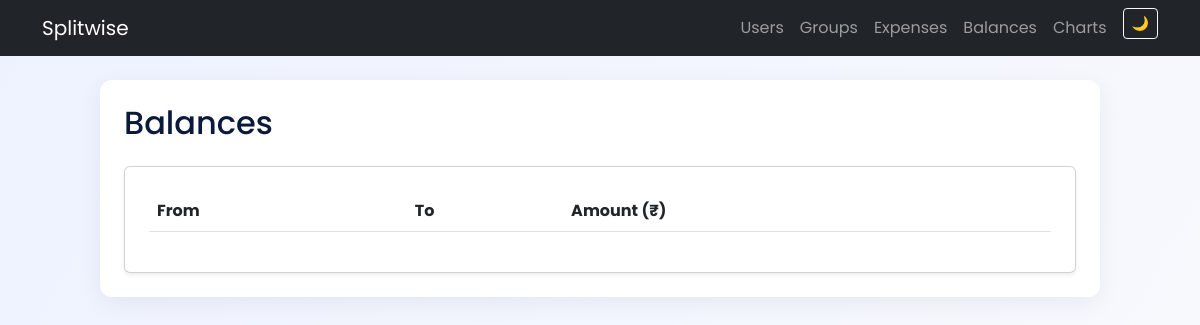
Before: /balances with the older database file.
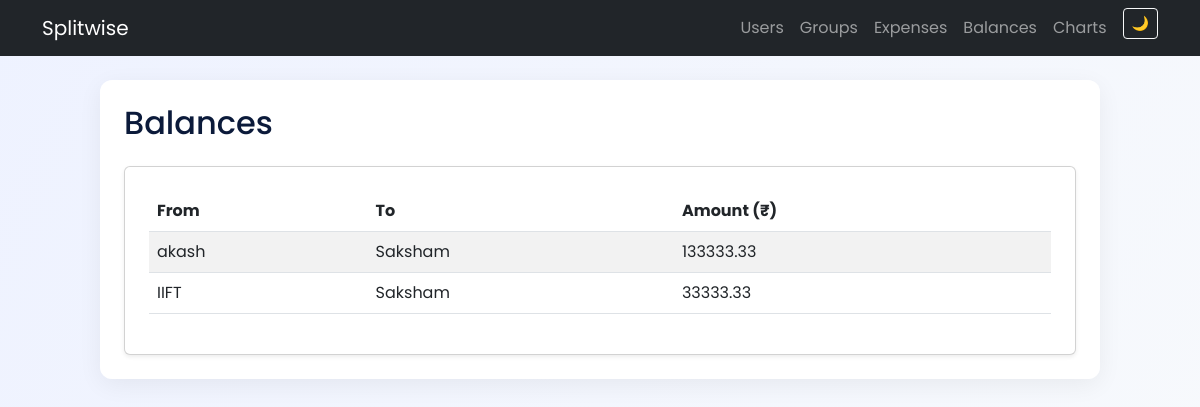
After: the same page with the newer database file.
### models.py (models this page shows)
class Balance(db.Model):
    id = db.Column(db.Integer, primary_key=True)
    from_user = db.Column(db.Integer, db.ForeignKey('user.id'), nullable=False)
    to_user = db.Column(db.Integer, db.ForeignKey('user.id'), nullable=False)
    amount = db.Column(db.Float, nullable=False)

class User(db.Model):
    id = db.Column(db.Integer, primary_key=True)
    name = db.Column(db.String(80), unique=True, nullable=False)

### app.py (the view)
@app.route("/balances")
def balances():
    balances = Balance.query.all()
    users = User.query.all()
    return render_template("balances.html", balances=balances, users={u.id: u.name for u in users})

### templates/balances.html
{% extends "base.html" %}
{% block content %}
<h2 class="mb-4">Balances</h2>
<div class="card shadow-sm p-4">
<table class="table table-striped">
    <thead>
        <tr>
            <th>From</th>
            <th>To</th>
            <th>Amount (₹)</th>
        </tr>
    </thead>
    <tbody>
    {% for b in balances %}
        <tr>
            <td>{{ users[b.from_user] }}</td>
            <td>{{ users[b.to_user] }}</td>
            <td>{{ "%.2f"|format(b.amount) }}</td>
        </tr>
    {% endfor %}
    </tbody>
</table>
</div>
{% endblock %}

Changed rows visible on the page:
added Balance: from_user.name "akash", to_user.name "Saksham", amount "133333.33"
added Balance: from_user.name "IIFT", to_user.name "Saksham", amount "33333.33"
